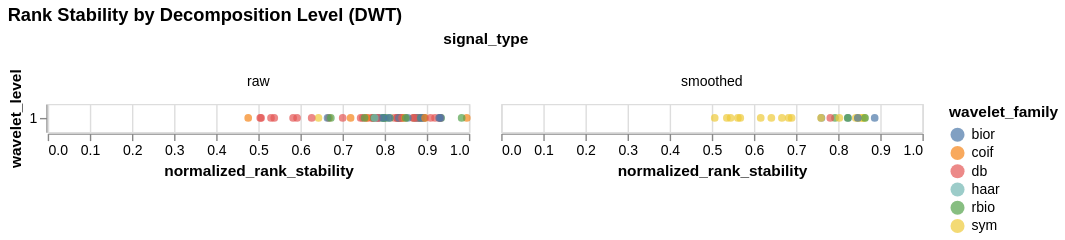

The notebook cell saved with this chart:
### Code cell
alt.Chart(
    subset_combined_results_df.query("wavelet_type == 'DWT'")
).mark_circle().encode(
    y='wavelet_level:O',
    x='normalized_rank_stability:Q',
    color='wavelet_family:N',
    column='signal_type:N',
    tooltip=[
        'wavelet',
        'wavelet_family',
        'wavelet_level',
        'wavelet_mode',
        'normalized_rank_stability',
        'average_rank'
    ]
).properties(
    title='Rank Stability by Decomposition Level (DWT)'
)
